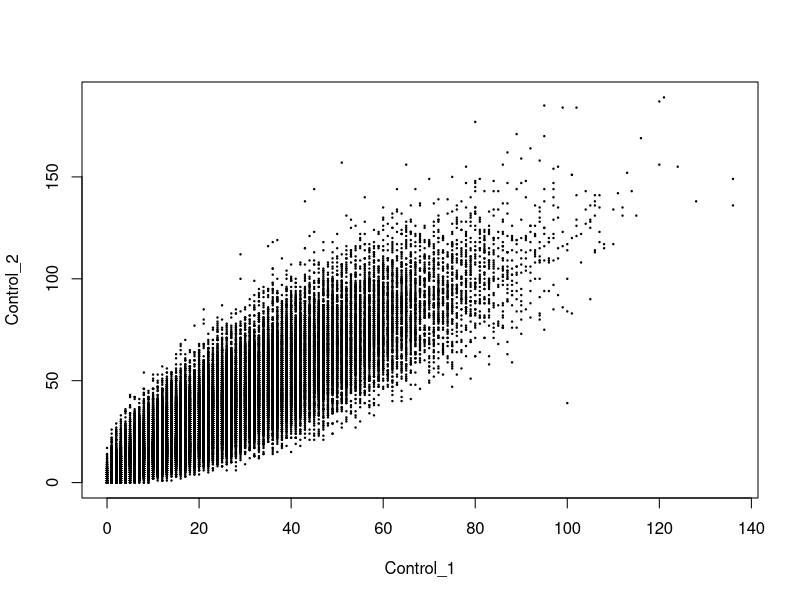
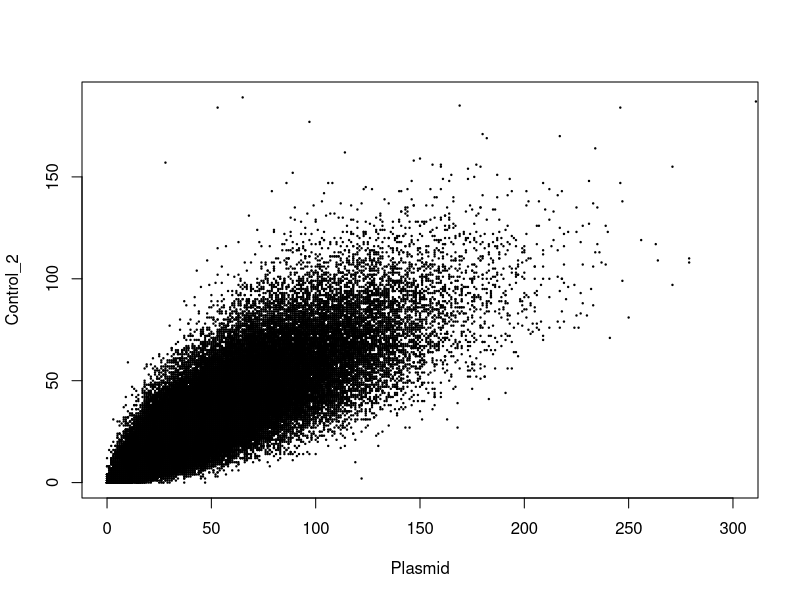
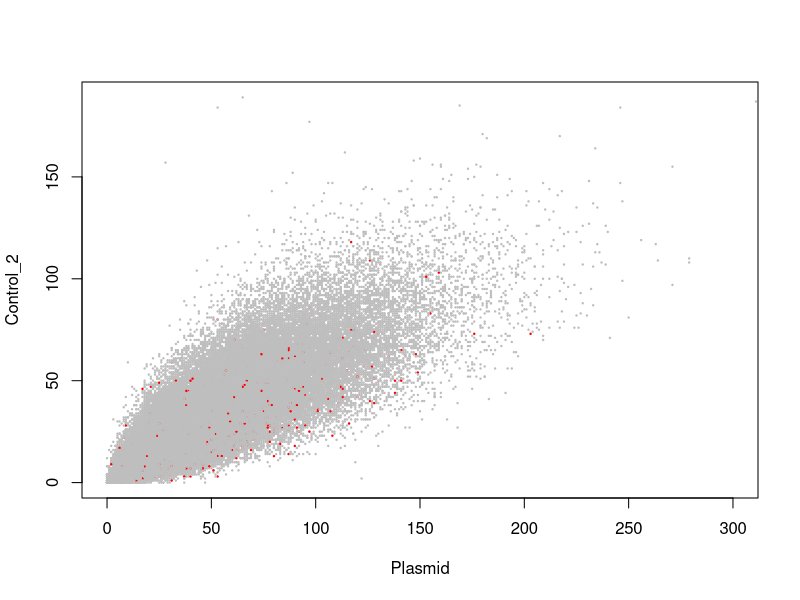
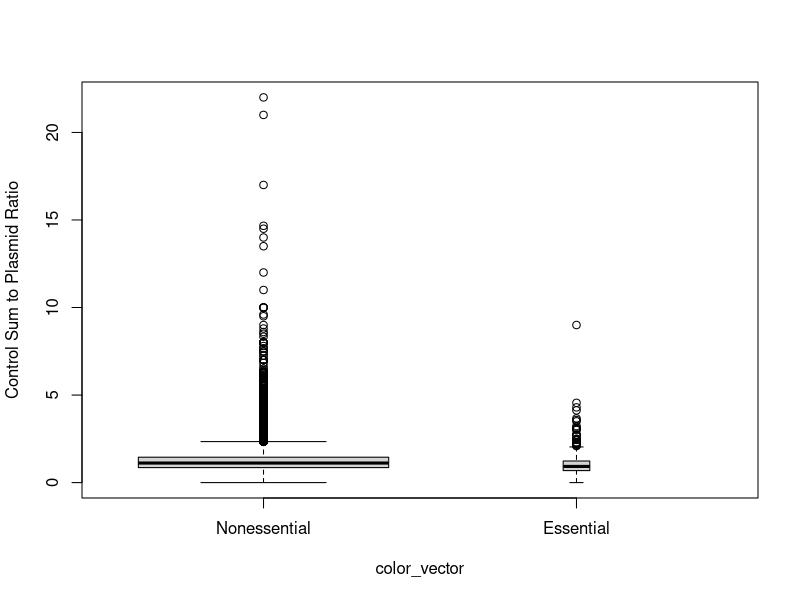
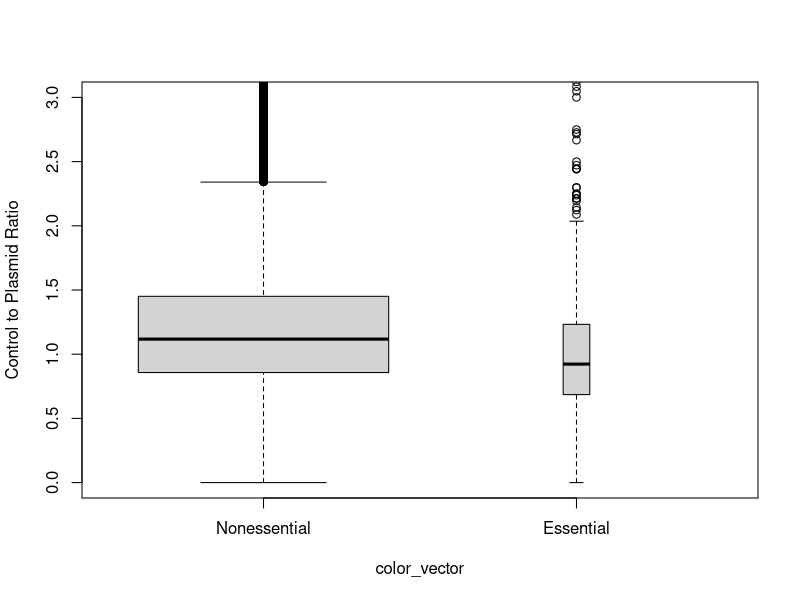
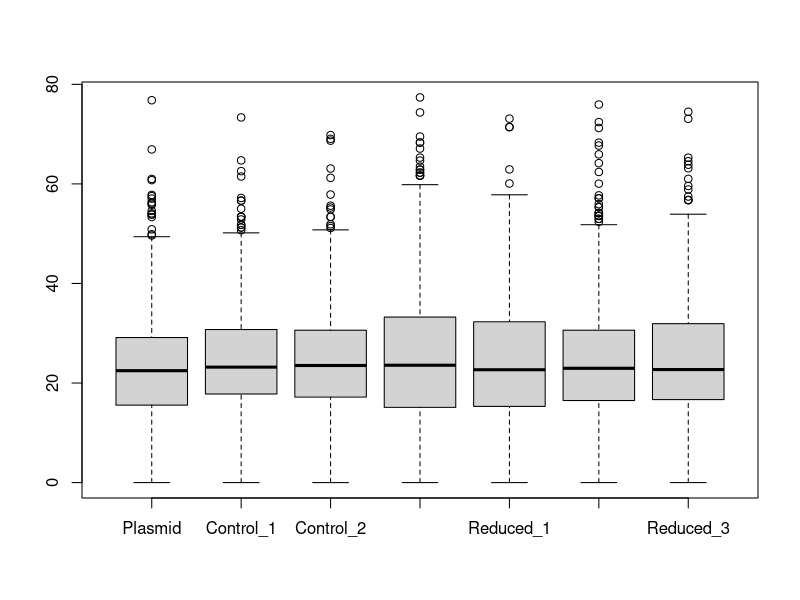
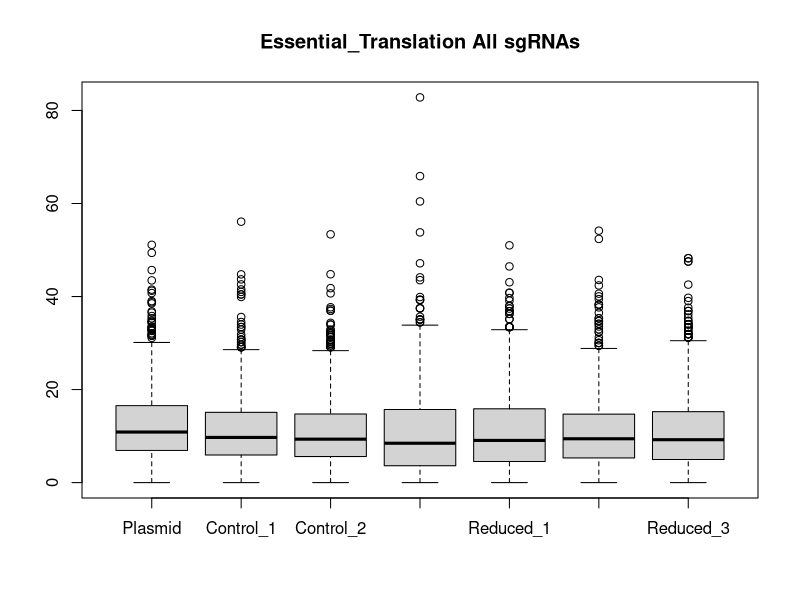
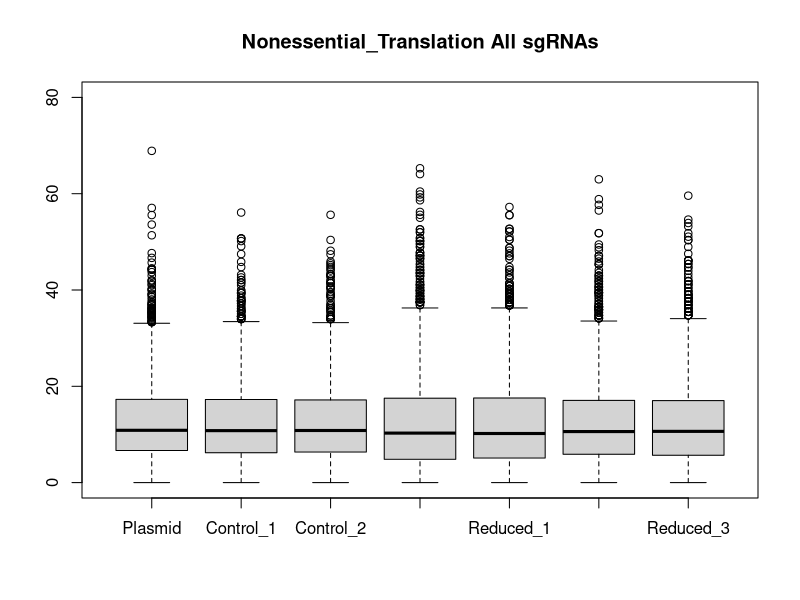

These charts were generated, in order, by the following R code:
## Oct 21 2019 ## 

## Initial Analyses of the large scale CRISPR Screen with Brunello

# We will make sure that the barcode to sample associations are correct
# Look at the fastq files which should make have the barcodes in the readname
# CCGAGTTA -> Bru-3

setwd('~/Documents/UT Austin Postdoc/Analysis/Bru_hyg_day0_sequencing/')
control_1 = read.table('./Bru_hyg_1_1.txt', header= T)
control_2 = read.table('./Bru_hyg_2_1.txt', header= T)

increased_1 = read.table('./Bru_hyg_3_1.txt', header= T)

reduced_1 = read.table('./Bru_hyg_4_1.txt', header= T)
reduced_2 = read.table('./Bru_hyg_5_1.txt', header= T)
reduced_3 = read.table('./Bru_hyg_6_1.txt', header= T)

plasmid = read.table('./Bru_hyg_parent.txt', header = T)

all_sgRNA_counts = cbind(plasmid$Count, control_1$Count, control_2$Count,
                         increased_1$Count, 
                         reduced_1$Count, reduced_2$Count, reduced_3$Count )
row.names( all_sgRNA_counts )  = plasmid$sgRNA
colnames(all_sgRNA_counts) = c( "Plasmid", "Control_1", "Control_2", 
                                "Increased_1", 
                                "Reduced_1", "Reduced_2", "Reduced_3" )
# write.csv(all_sgRNA_counts, file = "All_sgRNA_Counts_Merged.csv")

# Total Number of reads per condition
colSums(all_sgRNA_counts)

# We will define a new matrix that is normalized to sequencing depth
# In future work, we can think of better normalization methods
normalized_all_sgRNA_counts = apply(all_sgRNA_counts , 1, function (x) {1000000 * x / colSums(all_sgRNA_counts) })
normalized_all_sgRNA_counts  = t(normalized_all_sgRNA_counts)

# Number of sgRNAs with counts less than threshold
threshold = 1
round ( apply (all_sgRNA_counts, 2, function (x){sum (x < threshold) }) / nrow(all_sgRNA_counts), 2 ) 

plot(all_sgRNA_counts[,2], all_sgRNA_counts[,3], pch = 19, cex = .2, xlab = "Control_1", ylab = "Control_2")
plot(all_sgRNA_counts[,1], all_sgRNA_counts[,3], pch = 19, cex = .2, xlab = "Plasmid", ylab = "Control_2", 
     xlim = c(0, 300))

# Overall correlation between the sgRNA counts
round ( cor (all_sgRNA_counts, method = "spearman") , 3 ) 


# Is there a depletion for essential genes in Control population compared to Plasmid? 
essentials = read.csv('./K562_essential_genes_depmap.csv')

gene_names = unlist(lapply ( strsplit(row.names(all_sgRNA_counts), split = "_"), "[[" , 1 ) )
color_vector = rep ("gray", nrow (all_sgRNA_counts))
color_vector[gene_names %in% essentials$Genes ]  = "red"
plot(all_sgRNA_counts[,1], all_sgRNA_counts[,3], pch = 19, cex = .2, xlab = "Plasmid", ylab = "Control_2", 
     xlim = c(0, 300), col = color_vector)

boxplot (  ( all_sgRNA_counts[,2] + all_sgRNA_counts[,3] ) / all_sgRNA_counts[,1] ~ color_vector, 
           varwidth = T, ylab = "Control Sum to Plasmid Ratio", names = c("Nonessential", "Essential")) 

boxplot (  ( all_sgRNA_counts[,2] + all_sgRNA_counts[,3] ) / all_sgRNA_counts[,1] ~ color_vector, 
           varwidth = T, ylab = "Control to Plasmid Ratio", names = c("Nonessential", "Essential"), 
           ylim = c (0, 3 ) ) 

# What is the ratio of the Control sgRNAs in Control to Plasmid, or Control to Sorted? 
control_sgRNAs = normalized_all_sgRNA_counts[gene_names == "Control", ]
boxplot(control_sgRNAs)

# Read counts for known translation factors 
essential_translation_regulators = read.csv('./essential_translation_genes_GO.csv')
sgRNAs_essential_translation =   gene_names %in% essential_translation_regulators$x 
nonessential_translation_regulators = read.csv('./nonessential_translation_genes_GO.csv')
sgRNAs_nonessential_translation =   gene_names %in% nonessential_translation_regulators$x  

# One strategy is to take the sgRNAs that enriched compared to control and look for enrichment
control_mean = (normalized_all_sgRNA_counts[,2] + normalized_all_sgRNA_counts[,3])  / 2
reduced_mean = (normalized_all_sgRNA_counts[,6] + normalized_all_sgRNA_counts[,7])  / 2

ratio_reduced =  reduced_mean / (control_mean + 1 )  

enriched_in_reduced = ratio_reduced > 1.25
sum ( gene_names == "Control" ) 
write.csv ( sort ( table ( gene_names[enriched_in_reduced] ), decreasing = T ) , file = "Enriched_Genes_Reduced.csv") 

ratio_increased =  normalized_all_sgRNA_counts[,4] / (control_mean + 1 )  
enriched_in_increased = ratio_increased > 1.6
sort ( table ( gene_names[enriched_in_increased] ), decreasing = T ) 

# Ovelap between increased and reduced
multiple_sgRNAs_reduced = table ( gene_names[enriched_in_reduced] ) > 1
list_of_genes_reduced = unlist ( dimnames(table ( gene_names[enriched_in_reduced] )) ) 
length ( list_of_genes_reduced[multiple_sgRNAs_reduced] )

multiple_sgRNAs_increased = table ( gene_names[enriched_in_increased] ) > 1
list_of_genes_increased = unlist ( dimnames(table ( gene_names[enriched_in_increased] )) ) 
length( list_of_genes_increased[multiple_sgRNAs_increased] )

sum ( list_of_genes_reduced[multiple_sgRNAs_reduced] %in% list_of_genes_increased[multiple_sgRNAs_increased] ) 

length(unique(gene_names) ) 

# Two guides
fmat = matrix(nrow =2, ncol = 2)
fmat[1,] = c(212, 1958-212)
fmat[2,] = c(1484- 212, 19115 - (1958 +1484 - 212)  )
fisher.test(fmat)

# Three guides
fmat[1,] = c(2, 212)
fmat[2,] = c(121, 19115 - 335  )
fisher.test(fmat)

# Is there an enrichment of these lists among the GO term translation regulators. 
length ( unique ( gene_names[ sgRNAs_nonessential_translation ]  )  ) 
sum ( list_of_genes_reduced[multiple_sgRNAs_reduced] %in% unique ( gene_names[ sgRNAs_nonessential_translation ]  )  ) 

fmat[1,] = c(71, 1958 - 71)
fmat[2,] = c(670, 19115 - ( 670 + 1958 - 71) )
fisher.test(fmat)


length ( unique ( gene_names[ sgRNAs_essential_translation ]  )  ) 
sum ( list_of_genes_reduced[multiple_sgRNAs_reduced] %in% unique ( gene_names[ sgRNAs_essential_translation ]  )  ) 

fmat[1,] = c(28, 1958 - 28)
fmat[2,] = c( 249 - 28, 19115 - ( 249 + 1958 - 28) )
fisher.test(fmat)

# Another alternative is to look at the read counts of all sgRNAs that map to the translation regulators
boxplot( normalized_all_sgRNA_counts[sgRNAs_essential_translation,], 
         main = "Essential_Translation All sgRNAs" )
write.csv(normalized_all_sgRNA_counts[sgRNAs_essential_translation,], file = "Normalized_sgRNA_Essential_Translation.csv")

boxplot( normalized_all_sgRNA_counts[sgRNAs_nonessential_translation,], ylim = c(0, 80),
         main = "Nonessential_Translation All sgRNAs" )

write.csv(normalized_all_sgRNA_counts[sgRNAs_nonessential_translation,], file = "Normalized_sgRNA_NonEssential_Translation.csv")
